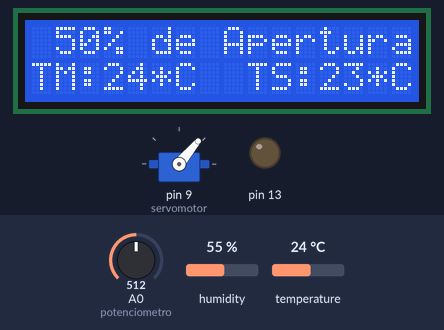
A sketch run on a simulated Arduino Uno, built with avr-gcc and run on an emulated ATmega328P. Parts: servo, 16×2 character LCD, output pins drawn as LEDs (lit = HIGH). Inputs (shaded band) come from the test bench; at power-on: A0 (potenciometro) = 512, temperature 24 °C, humidity 55 %. What the sketch prints to the serial monitor is not drawn.

Above: at 1.2 s.
1.3 s: A0 (potenciometro) set to 109
At 3.0 s:
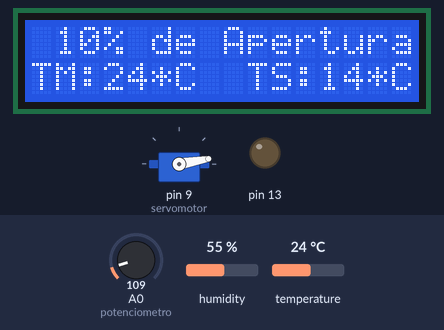
3.6 s: A0 (potenciometro) set to 95
At 4.8 s:
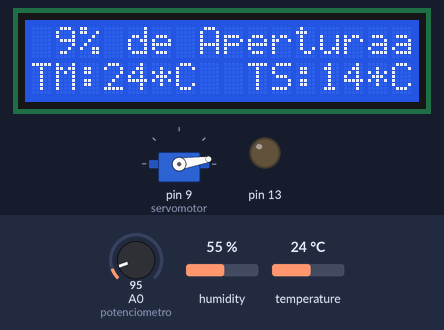
5.7 s: A0 (potenciometro) set to 306
At 7.5 s:
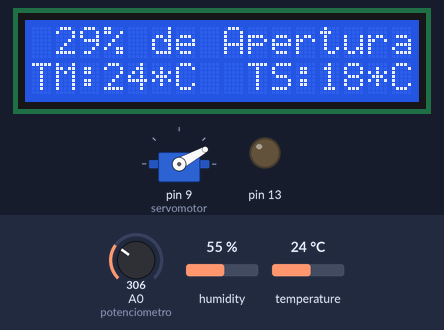
7.8 s: A0 (potenciometro) set to 716
At 9.5 s:
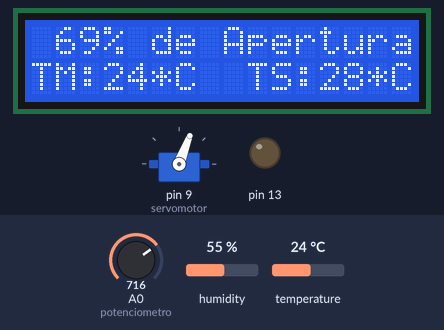
9.8 s: temperature set to 12 °C
At 11.3 s:
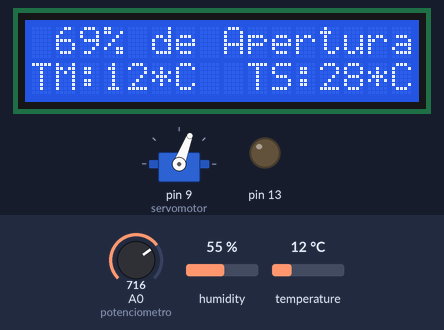
11.9 s: A0 (potenciometro) set to 900
At 13.1 s:
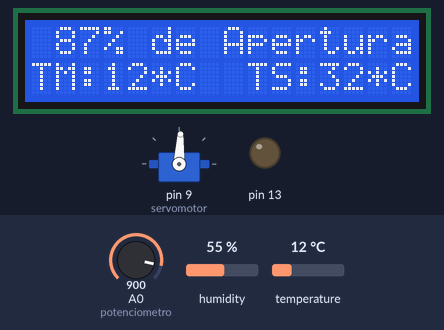
Timing chart, 0 to 14.9 s (numbered marks = the images above; inputs shaded):
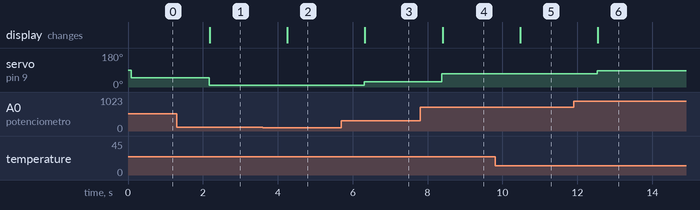

The sketch:

Lucas_Barrientos_3.ino
```cpp
// Trabajo Práctico Nro.3
// Sistema de control de temperatura

// Librerías:
#include <DHT.h>
#include <Servo.h>
#include <LiquidCrystal.h>

#define DHTPIN 10     // Se define el pin digital del sensor DHT
#define DHTTYPE DHT11 // Tipo de sensor

// Variables:
DHT dht(DHTPIN, DHTTYPE);       // Inicializa el sensor DHT11
Servo servomotor;               // Se define el nombre del servomotor
LiquidCrystal lcd(2,3,4,5,6,7); // Se definen los pines digitales del LCD
char potenciometro = A0;        // Se define el pin analogico del potenciometro
int lectura;                    // Guarda el valor dado por el potenciometro
int tempSet;                    // Guarda el valor de la temperatura interna

void setup() {
  pinMode(13, OUTPUT);
  digitalWrite(13, LOW); // Se apaga el led de la placa
  Serial.begin(9600);    // Inicializa la velocidad del serial
  servomotor.attach(9);  // Se define el pin digital del servomotor
  dht.begin();           // Da comienzo al sensor DHT
  lcd.begin(16, 2);      // Inicializar el LCD con el número de  columnas y filas del LCD
}

void loop() {
  lectura = analogRead(potenciometro);     // Lectura del valor del potenciometro
  lectura = map(lectura, 0, 1023, 0, 100); // Escalo el valor desde 0 a 1023 a 0 a 180
  tempSet = map(lectura, 0, 101, 12, 36);  // Escalo el valor desde 0 a 101 a 12 a 36
  servomotor.write(lectura);               // Mueve el servomotor al valor leido
  int t = dht.readTemperature();           // Lectura de la temperatura en grados °C
  printLCD(lectura, t, tempSet);           // Imprime en LCD
  printMonitorSerie(lectura, t, tempSet);  // Imprime en Monitor Serie
  delay(1000);                             // Velocidad del programa
}

/* Imprime en la pantalla del Display la apertura de la ventana, temperatura y temperatura interna */
void printLCD(int apertura, int temp, int tempInterna){
  lcd.setCursor(1, 0);
  lcd.print(apertura);
  lcd.print("% de Apertura");
  lcd.setCursor(0, 1);
  lcd.print("TM:");
  lcd.print(temp);
  lcd.print("*C  TS:");
  lcd.print(tempInterna);
  lcd.print("*C");
}

/* Imprime en el Monitor Serie la apertura de la ventana, temperatura y temperatura interna */
void printMonitorSerie(int apertura, int temp, int tempInterna){
  Serial.print(apertura);
  Serial.println("% de Apertura de Ventana");
  Serial.print("Temperatura medida: ");
  Serial.print(temp);
  Serial.print("*C / Temperatura Seteada: ");
  Serial.print(tempInterna);
  Serial.println("*C");
  Serial.println();
}
```

Measured:
- the behaviour switches between 103 and 102 on A0 (potenciometro) (found by bisection; images 1 and 2)
- after the input at 1.3 s, servo on pin 9 (servomotor): 50° → 10° after 0.86 s; the display: changes after 0.88 s (image 1)
- after the input at 3.6 s, servo on pin 9 (servomotor): 10° → 9° after 0.61 s; the display: changes after 0.66 s (image 2)
- after the input at 5.7 s, servo on pin 9 (servomotor): 9° → 29° after 0.61 s; the display: changes after 0.63 s (image 3)
- after the input at 7.8 s, servo on pin 9 (servomotor): 29° → 69° after 0.58 s; the display: changes after 0.60 s (image 4)
- after the input at 9.8 s, the display: changes after 0.67 s (image 5)
- after the input at 11.9 s, servo on pin 9 (servomotor): 69° → 87° after 0.62 s; the display: changes after 0.65 s (image 6)
